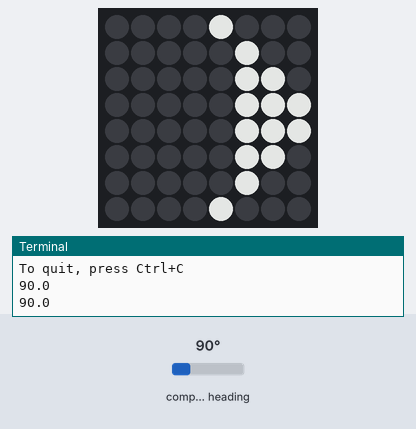
A program run on a simulated Raspberry Pi (BCM pin numbers) with a Sense HAT. On the bench: the Sense HAT's 8×8 RGB LED matrix, the last lines printed to the terminal. Inputs (shaded band) come from the test bench; at power-on: compass heading 90°. Dim RGB values are drawn brighter than linear.

Above: at 1.2 s.
1.3 s: compass heading set to 7°
At 3.2 s:
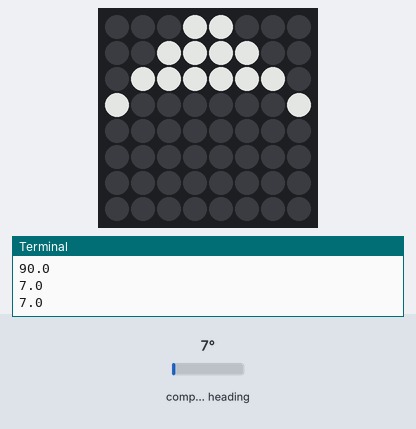
3.5 s: compass heading set to 180°
At 5.2 s:
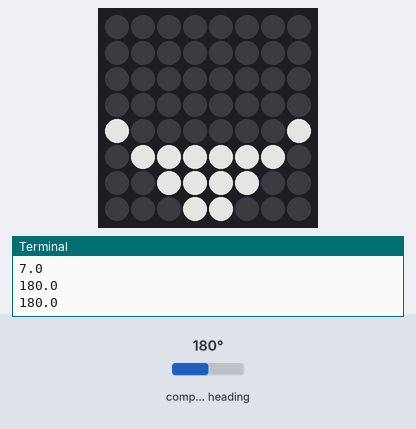
5.5 s: compass heading set to 269°
At 7.0 s:
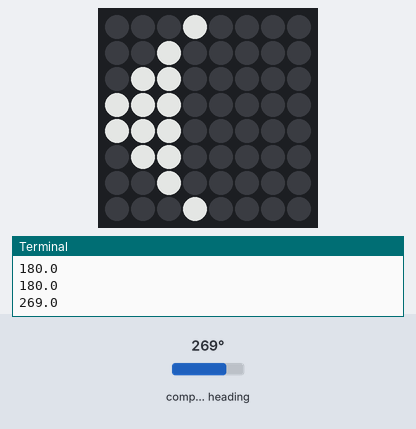
7.5 s: compass heading set to 90°
At 8.8 s:
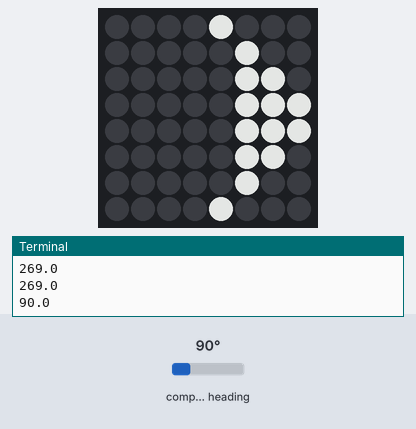
9.5 s: compass heading set to 116°
At 10.6 s:
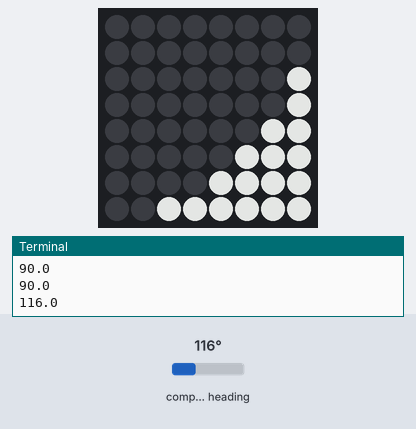
11.5 s: compass heading set to 352°
At 12.4 s:
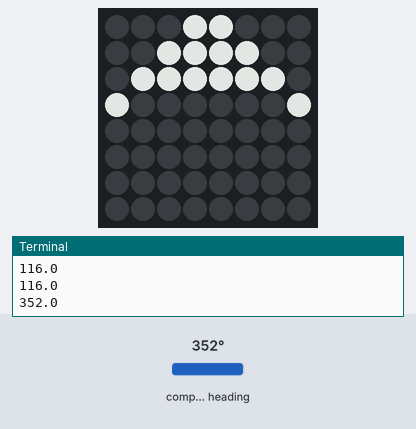
Timing chart, 0 to 14.5 s (numbered marks = the images above; inputs shaded):
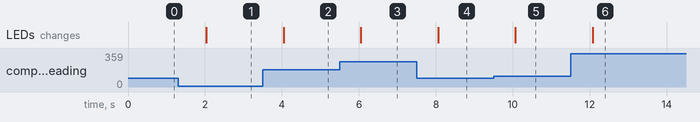

Measured:
- after the input at 1.3 s, the LEDs: change after 0.73 s (image 1)
- after the input at 3.5 s, the LEDs: change after 0.54 s (image 2)
- after the input at 5.5 s, the LEDs: change after 0.55 s (image 3)
- after the input at 7.5 s, the LEDs: change after 0.56 s (image 4)
- after the input at 9.5 s, the LEDs: change after 0.56 s (image 5)
- after the input at 11.5 s, the LEDs: change after 0.57 s (image 6)

The program:

compass.py
```python
#!/usr/bin/env python3
# ========================================================================
# compass.py
#
# Description: Reads the compass and displays an arrow pointing to north.
#
# Author: Jim Ing
# Date: 2024-08-17
# ========================================================================

import time
from config import sense

# Define colors
W = (255, 255, 255) # White
K = (0, 0, 0)       # Black

# Define the arrow sprites
arrow_sprites = {
    'N': [
        K, K, K, W, W, K, K, K,
        K, K, W, W, W, W, K, K,
        K, W, W, W, W, W, W, K,
        W, K, K, K, K, K, K, W,
        K, K, K, K, K, K, K, K,
        K, K, K, K, K, K, K, K,
        K, K, K, K, K, K, K, K,
        K, K, K, K, K, K, K, K
    ],
    'NE': [
        K, K, W, W, W, W, W, W,
        K, K, K, K, W, W, W, W,
        K, K, K, K, K, W, W, W,
        K, K, K, K, K, K, W, W,
        K, K, K, K, K, K, K, W,
        K, K, K, K, K, K, K, W,
        K, K, K, K, K, K, K, K,
        K, K, K, K, K, K, K, K
    ],
    'E': [
        K, K, K, K, W, K, K, K,
        K, K, K, K, K, W, K, K,
        K, K, K, K, K, W, W, K,
        K, K, K, K, K, W, W, W,
        K, K, K, K, K, W, W, W,
        K, K, K, K, K, W, W, K,
        K, K, K, K, K, W, K, K,
        K, K, K, K, W, K, K, K
    ],
    'SE': [
        K, K, K, K, K, K, K, K,
        K, K, K, K, K, K, K, K,
        K, K, K, K, K, K, K, W,
        K, K, K, K, K, K, K, W,
        K, K, K, K, K, K, W, W,
        K, K, K, K, K, W, W, W,
        K, K, K, K, W, W, W, W,
        K, K, W, W, W, W, W, W
    ],
    'S': [
        K, K, K, K, K, K, K, K,
        K, K, K, K, K, K, K, K,
        K, K, K, K, K, K, K, K,
        K, K, K, K, K, K, K, K,
        W, K, K, K, K, K, K, W,
        K, W, W, W, W, W, W, K,
        K, K, W, W, W, W, K, K,
        K, K, K, W, W, K, K, K
    ],
    'SW': [
        K, K, K, K, K, K, K, K,
        K, K, K, K, K, K, K, K,
        W, K, K, K, K, K, K, K,
        W, K, K, K, K, K, K, K,
        W, W, K, K, K, K, K, K,
        W, W, W, K, K, K, K, K,
        W, W, W, W, K, K, K, K,
        W, W, W, W, W, W, K, K
    ],
    'W': [
        K, K, K, W, K, K, K, K,
        K, K, W, K, K, K, K, K,
        K, W, W, K, K, K, K, K,
        W, W, W, K, K, K, K, K,
        W, W, W, K, K, K, K, K,
        K, W, W, K, K, K, K, K,
        K, K, W, K, K, K, K, K,
        K, K, K, W, K, K, K, K
    ],
    'NW': [
        W, W, W, W, W, W, K, K,
        W, W, W, W, K, K, K, K,
        W, W, W, K, K, K, K, K,
        W, W, K, K, K, K, K, K,
        W, K, K, K, K, K, K, K,
        W, K, K, K, K, K, K, K,
        K, K, K, K, K, K, K, K,
        K, K, K, K, K, K, K, K
    ]
}

def display_arrow(arrow):
    matrix = [arrow[i:i+8] for i in range(0, 64, 8)]
    sense.set_pixels([pixel for row in matrix for pixel in row])

def get_direction():
    heading = sense.get_compass()
    print(heading)

    if heading >= 337.5 or heading < 22.5:
        return 'N'
    elif 22.5 <= heading < 67.5:
        return 'NE'
    elif 67.5 <= heading < 112.5:
        return 'E'
    elif 112.5 <= heading < 157.5:
        return 'SE'
    elif 157.5 <= heading < 202.5:
        return 'S'
    elif 202.5 <= heading < 247.5:
        return 'SW'
    elif 247.5 <= heading < 292.5:
        return 'W'
    elif 292.5 <= heading < 337.5:
        return 'NW'

def main():
    while True:
        direction = get_direction()
        display_arrow(arrow_sprites[direction])
        time.sleep(1) # Update display every 1 second

if __name__ == "__main__":
    try:
        print ("To quit, press Ctrl+C")
        main()

    except KeyboardInterrupt:
        sense.clear()
```

config.py
```python
#!/usr/bin/env python3
# ========================================================================
# config.py
#
# Description: Global configuration.
#
# Author: Jim Ing
# Date: 2024-08-29
# ========================================================================

from sense_hat import SenseHat
#from sense_hat import SenseHat, ACTION_PRESSED, ACTION_HELD, ACTION_RELEASED

sense = SenseHat()

sense.rotation = 0
sense.low_light = True
```
